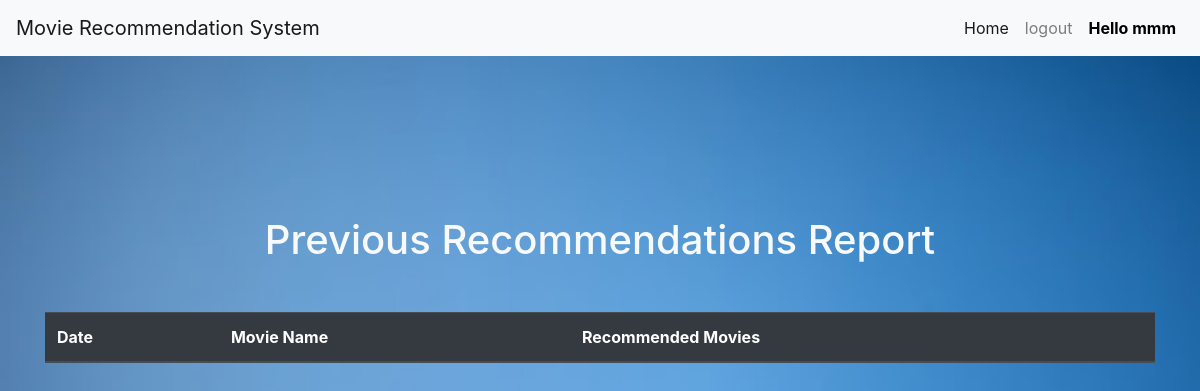
/showreport (signed in), run on an earlier commit of the app's database.
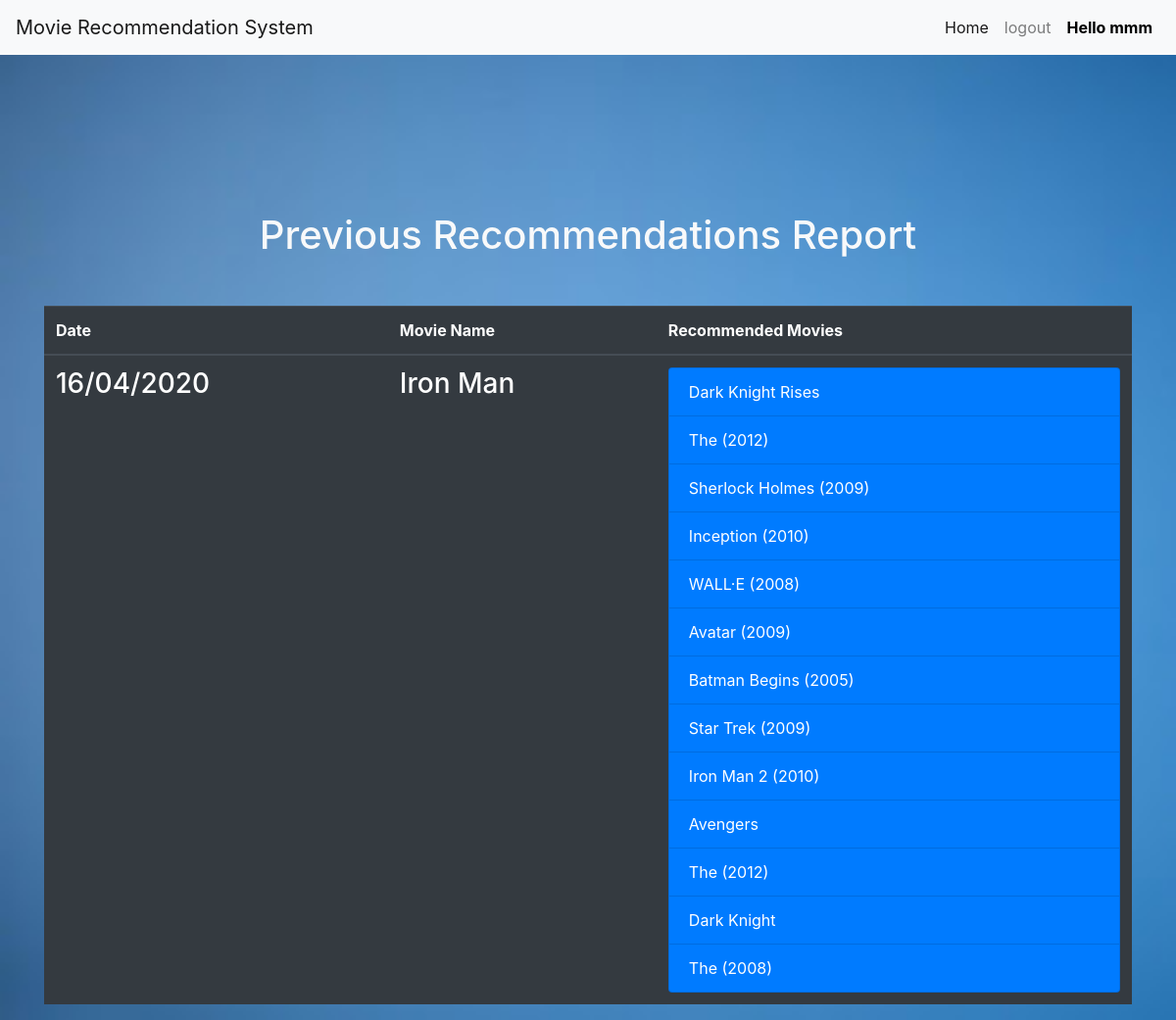
And on a later commit of the database.
### app.py (models this page shows, shortened)
class Search(db.Model):
    id = db.Column(db.Integer, primary_key = True)
    movie = db.Column(db.String(30), nullable = False)
    result = db.Column(db.String(20), nullable = True)
    created = db.Column(db.String(30), nullable = False)

### app.py (the view)
@app.route('/showreport')
def showReport():
    if not session.get('user'):
        return redirect('/signin')
    reports = Search.query.all()
    for report in reports:
        report.result = report.result.split(',')
    return render_template('report.html', reports = reports, loggedin = session.get('user'))

### templates/report.html (shortened to what this page needs)
{% extends 'layout.html' %}
{% block body %}
<div class="container" style="margin-top: 10rem;">
    <p class="h1 text-center text-light">Previous Recommendations Report</p>
    <table class="table table-dark mt-5">
        <thead>
            <tr>
                <th>Date</th>
                <th>Movie Name</th>
                <th>Recommended Movies</th>
            </tr>
        </thead>
        <tbody>
            {% for report in reports %}
            <tr>
                <td class="h3">{{report.created}}</td>
                <td class="h3">{{report.movie}}</td>
                <td>
                    <ul class="list-group">
                        {% for res in report.result %}
                        <li class="list-group-item bg-primary">
                            {{res}}
                        </li>
                        {% endfor %}
                    </ul>
                </td>
            </tr>
            {% endfor %}
        </tbody>
    </table>
</div>
{% endblock %}

### templates/layout.html (shortened to what this page needs)
<!doctype html>
<html lang="en">
  <head>
    <link rel="stylesheet" href="https://stackpath.bootstrapcdn.com/bootstrap/4.3.1/css/bootstrap.min.css">
  </head>
  <body>
    <nav class="navbar navbar-expand-lg navbar-light bg-light">
      <a class="navbar-brand" href="/">Movie Recommendation System</a>
      <div class="collapse navbar-collapse" id="navbarNavDropdown">
        <ul class="navbar-nav ml-auto">
          <li class="nav-item active">
            <a class="nav-link" href="/">Home <span class="sr-only">(current)</span></a>
          </li>
          {% if not loggedin %}
          <li class="nav-item">
            <a class="nav-link" href="/signin">login</a>
          </li>
          {% else %}
          <li class="nav-item">
            <a class="nav-link" href="/logout">logout</a>
          </li>
          <li class="nav-item">
              <a class="nav-link" style="color: black;"><strong>Hello {{loggedin}}</strong></a>
          </li>
          {% endif %}
        </ul>
      </div>
    </nav>
      {% block body %}{% endblock %}
  </body>
</html>

### templates/layout.html (style rules this page uses)
body { background-image: url('static/bg.jpg'); background-repeat: no-repeat; background-size: cover; background-attachment: fixed; }

What changed in the data, as far as the page shows it:
added Search: created "16/04/2020", movie "Iron Man", result "Dark Knight Rises" "The (2012)" "Sherlock Holmes (2009)" "Inception (2010)" "WALL·E (2008)" "Avatar (2009)" "Batman Begins (2005)" "Star Trek (2009)" "Iron Man 2 (2010)" "Avengers" "The (2012)" "Dark Knight" "The (2008)"
